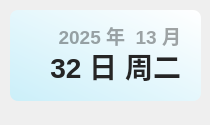
<?xml version="1.0" encoding="UTF-8"?>
<ui version="4.0">
 <class>Theme</class>
 <widget class="QWidget" name="Form">
  <property name="geometry">
   <rect>
    <x>0</x>
    <y>0</y>
    <width>210</width>
    <height>125</height>
   </rect>
  </property>
  <property name="minimumSize">
   <size>
    <width>0</width>
    <height>0</height>
   </size>
  </property>
  <property name="maximumSize">
   <size>
    <width>16777215</width>
    <height>65536</height>
   </size>
  </property>
  <property name="windowTitle">
   <string>时间</string>
  </property>
  <widget class="QLabel" name="date_text">
   <property name="geometry">
    <rect>
     <x>20</x>
     <y>20</y>
     <width>161</width>
     <height>31</height>
    </rect>
   </property>
   <property name="font">
    <font>
     <family>Microsoft YaHei UI</family>
     <pointsize>14</pointsize>
     <weight>75</weight>
     <bold>true</bold>
    </font>
   </property>
   <property name="styleSheet">
    <string notr="true">color: rgba(0, 0, 0, 90);
font-weight: bold;</string>
   </property>
   <property name="text">
    <string>2025 年  13 月</string>
   </property>
   <property name="textFormat">
    <enum>Qt::PlainText</enum>
   </property>
   <property name="alignment">
    <set>Qt::AlignRight|Qt::AlignTrailing|Qt::AlignVCenter</set>
   </property>
  </widget>
  <widget class="QLabel" name="day_text">
   <property name="geometry">
    <rect>
     <x>30</x>
     <y>40</y>
     <width>151</width>
     <height>51</height>
    </rect>
   </property>
   <property name="font">
    <font>
     <family>Microsoft YaHei UI</family>
     <pointsize>21</pointsize>
     <weight>75</weight>
     <bold>true</bold>
    </font>
   </property>
   <property name="styleSheet">
    <string notr="true">border: none;
color: rgba(37, 37, 37, 255);
font-weight: bold</string>
   </property>
   <property name="text">
    <string>32 日 周二</string>
   </property>
   <property name="textFormat">
    <enum>Qt::PlainText</enum>
   </property>
   <property name="alignment">
    <set>Qt::AlignRight|Qt::AlignTrailing|Qt::AlignVCenter</set>
   </property>
  </widget>
  <widget class="QLabel" name="backgnd">
   <property name="geometry">
    <rect>
     <x>10</x>
     <y>10</y>
     <width>191</width>
     <height>91</height>
    </rect>
   </property>
   <property name="styleSheet">
    <string notr="true">background-color: qlineargradient(spread:pad, x1:0, y1:1, x2:1, y2:0, stop:0 rgba(203, 239, 249, 255), stop:1 rgba(255, 255, 255, 255));
border-radius: 8px</string>
   </property>
   <property name="text">
    <string/>
   </property>
  </widget>
  <widget class="QLabel" name="img">
   <property name="geometry">
    <rect>
     <x>10</x>
     <y>10</y>
     <width>91</width>
     <height>91</height>
    </rect>
   </property>
   <property name="styleSheet">
    <string notr="true"/>
   </property>
   <property name="pixmap">
    <pixmap>img/1.png</pixmap>
   </property>
   <property name="scaledContents">
    <bool>true</bool>
   </property>
  </widget>
  <zorder>backgnd</zorder>
  <zorder>img</zorder>
  <zorder>date_text</zorder>
  <zorder>day_text</zorder>
 </widget>
 <resources/>
 <connections/>
</ui>
